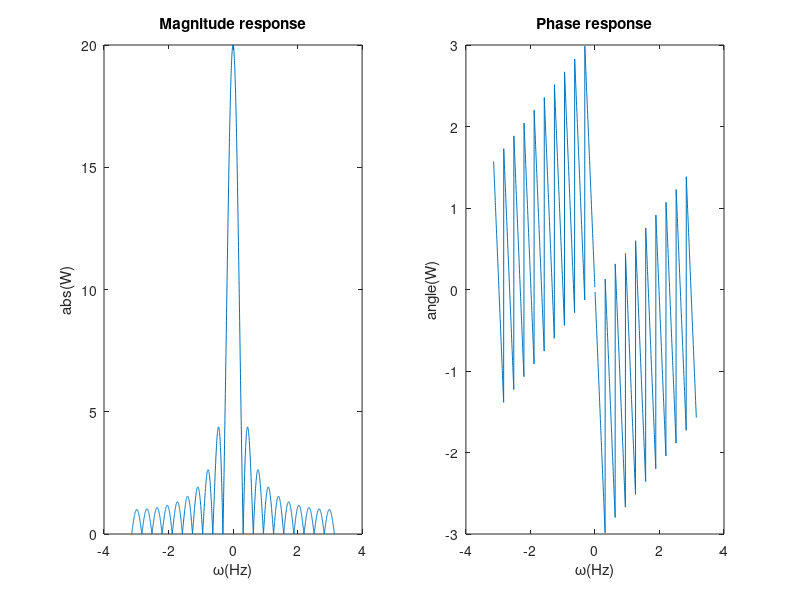

Here is the MATLAB script that generated this plot:
clear;
N=20;
w=-pi:pi/1000:pi;
W = (w~=0).*exp(-j*w*(N-1)/2).*sin(w*N/2)./(sin(w/2))+(w == 0)*N;
subplot(121),plot(w,abs(W)),xlabel('\omega(Hz)'),ylabel('abs(W)'),title('Magnitude response');
subplot(122),plot(w,angle(W)),xlabel('\omega(Hz)'),ylabel('angle(W)'),title('Phase response');